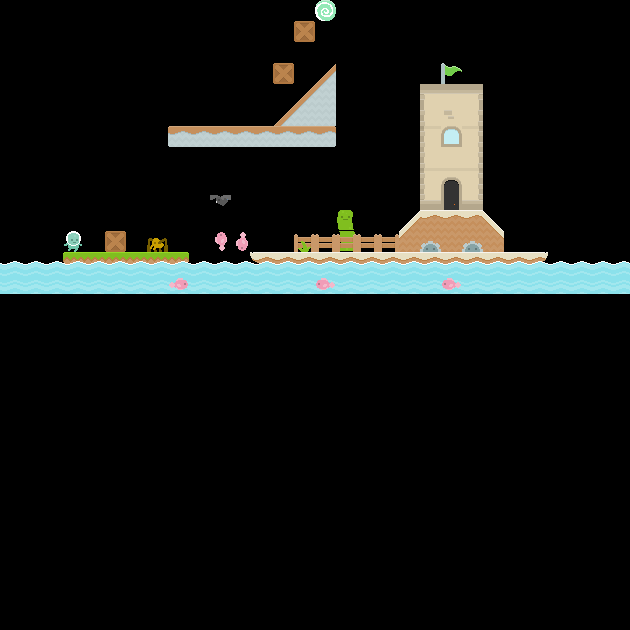

Rendered tile map (Tiled .tmx) drawn with the repository's tilesets; below, a short description and the map source with its tile grids summarised:
An orthogonal 30x30 tile map with 21x21 px tiles, 5 tile layers (Tile Layer 1, Tile Layer 2, Tile Layer 3, Tile Layer 4, ...).

<map version="1.2" tiledversion="1.3.5" orientation="orthogonal" renderorder="right-down" width="30" height="30" tilewidth="21" tileheight="21" infinite="0" nextlayerid="6" nextobjectid="1">
 <tileset firstgid="1" source="../Sprites/spritesheet.tsx" />
 <layer id="1" name="Tile Layer 1" width="30" height="30">
  <data>[900 cells, 70 non-empty, 36 distinct tile ids]</data>
 </layer>
 <layer id="2" name="Tile Layer 2" width="30" height="30">
  <data>[900 cells, 14 non-empty, 9 distinct tile ids]</data>
 </layer>
 <layer id="3" name="Tile Layer 3" width="30" height="30">
  <data>[900 cells, 1 non-empty, 1 distinct tile ids]</data>
 </layer>
 <layer id="4" name="Tile Layer 4" width="30" height="30">
  <data>[900 cells, 60 non-empty, 2 distinct tile ids]</data>
 </layer>
 <layer id="5" name="Tile Layer 5" width="30" height="30">
  <data>[900 cells, 5 non-empty, 1 distinct tile ids]</data>
 </layer>
</map>